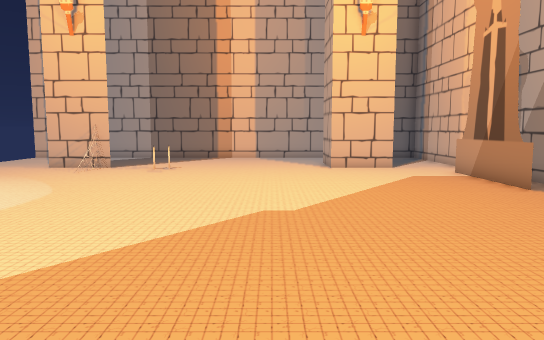
View 1 (above)

16 first-person views from a walk through a scene from a Unity 3-D project. The camera is 1.5 m above the floor, tilts 6° down and sees 70° across. The floor is counted in squares, 1 m on a side. Each view is taken from the middle of a square. On the plan, view 1 faces up. The plan holds only what a view shows up to about 17 squares ahead; the rest is blank.

View 2
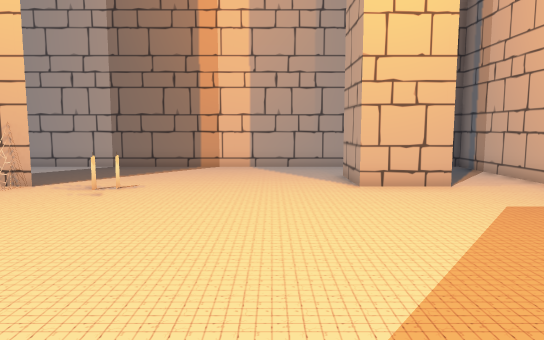

View 3
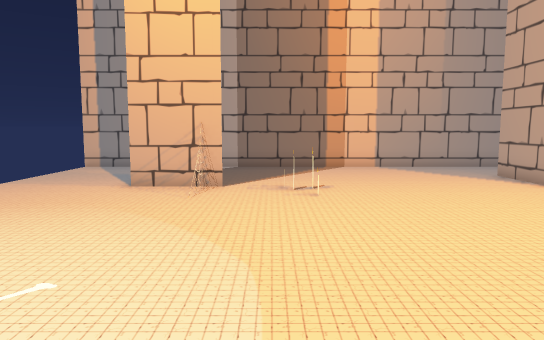

View 4
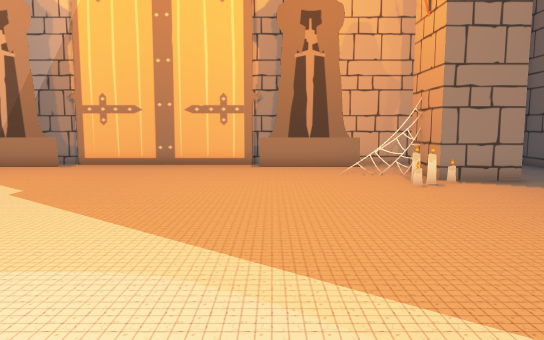

View 5
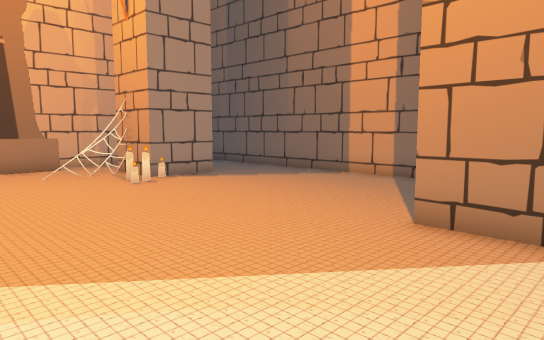

View 6
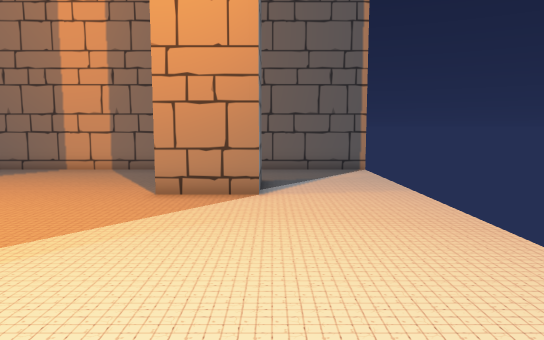

View 7
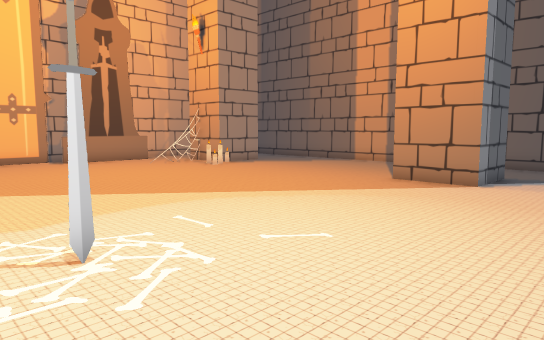

View 8
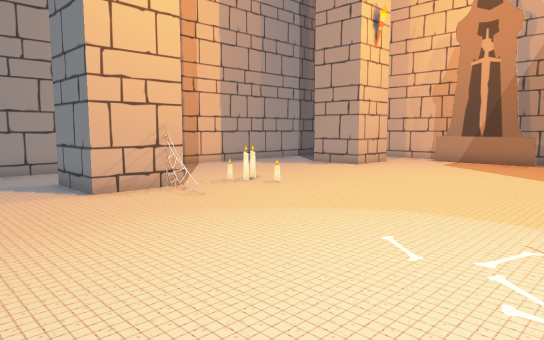

View 9
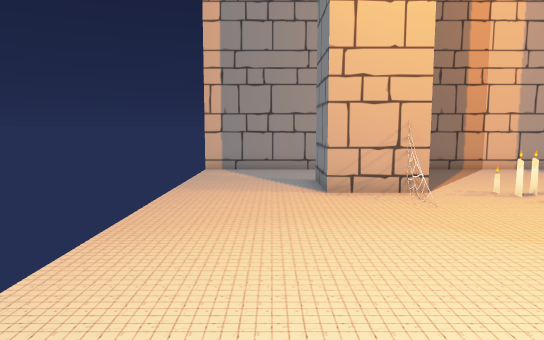

View 10
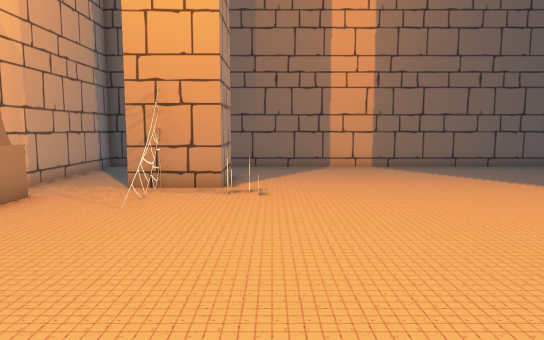

View 11
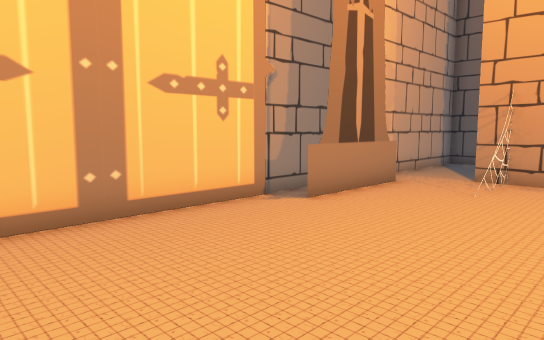

View 12
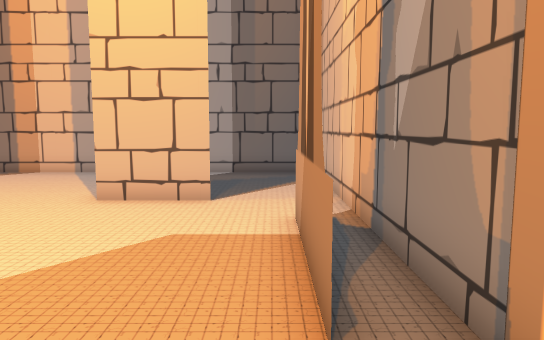

View 13
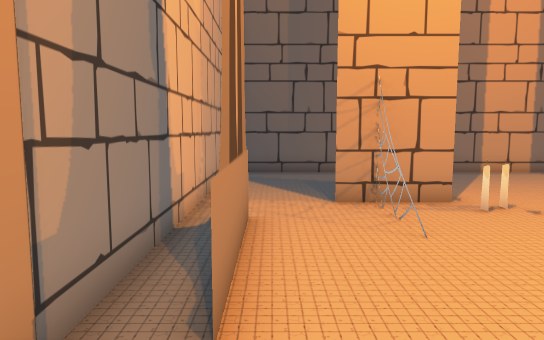

View 14
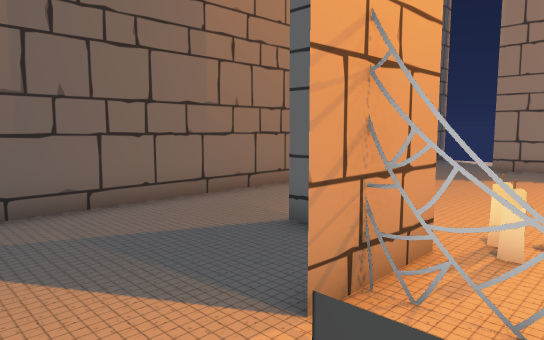

View 15
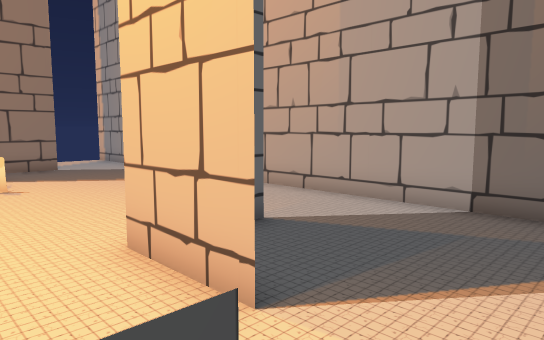

View 16
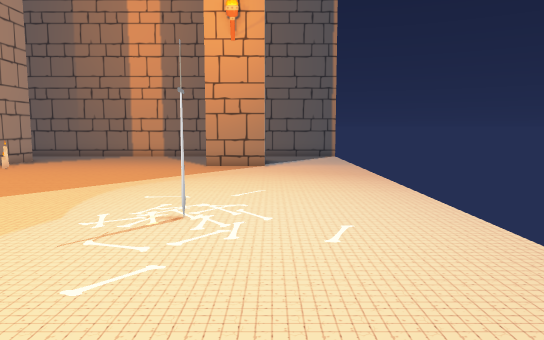

### Floor plan
Key: @ floor where view 1 was taken; # wall or solid block; . floor; T thing the floor can be seen under or through; O other object.
Columns run from 13 left of view 1 to 8 right of it. Each row starts with its distance up from view 1.
 21 ######################
 20  ....................#
 19  ....................#
 18  ....................#
 17  ...#..........#.....#
 16  ...#..........#.....#
 15  ...###.OO.....###...#
 14  .....#..O...........#
 13  ..................#.#
 12  ..................#.#
 11  ..................#.#
 10  ..................#.#
  9  ....................#
  8  ....................#
  7  ....................#
  6  .....#..............#
  5  ....................#
  4  ....................#
  3  ....................#
  2  ....................#
  1  ..................#.#
  0  ............@.....#.#
 -1  ..................#.#
 -2  ................T.#.#
 -3  .............OO.T...#
 -4  ...###........O#T...#
 -5  ...#..........#.....#
 -6  ...#..........#.....#
 -7  ....................#
 -8  ....................#
 -9  ....................#
-10 ######################

Where each view was taken, in squares from view 1:
view 1: 0 up, 0 right, facing up
view 2: 5 up, 0 right, facing up
view 3: 5 up, 5 left, facing up
view 4: 1 up, 9 left, facing right
view 5: 2 up, 9 left, facing down-right
view 6: 5 up, 9 left, facing down
view 7: 7 up, 12 left, facing down-right
view 8: 6 up, 12 left, facing up-right
view 9: 6 up, 10 left, facing up
view 10: 6 up, 1 right, facing down
view 11: 8 up, 1 right, facing down-right
view 12: 7 up, 6 right, facing up
view 13: 4 up, 6 right, facing down
view 14: 2 down, 7 right, facing down-left
view 15: 13 up, 7 right, facing up-left
view 16: 12 up, 9 left, facing down
